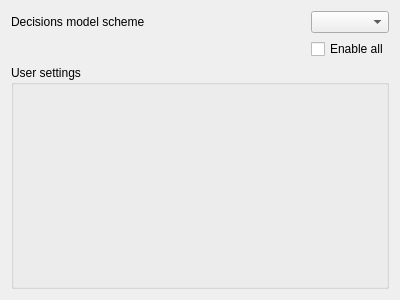
<?xml version="1.0" encoding="UTF-8"?>
<ui version="4.0">
 <class>DecisionsModelSelectorWidget</class>
 <widget class="QWidget" name="DecisionsModelSelectorWidget">
  <property name="geometry">
   <rect>
    <x>0</x>
    <y>0</y>
    <width>400</width>
    <height>300</height>
   </rect>
  </property>
  <property name="windowTitle">
   <string>Form</string>
  </property>
  <layout class="QGridLayout" name="gridLayout">
   <item row="0" column="0">
    <widget class="QLabel" name="label_4">
     <property name="text">
      <string>Decisions model scheme</string>
     </property>
    </widget>
   </item>
   <item row="0" column="2">
    <spacer name="horizontalSpacer_3">
     <property name="orientation">
      <enum>Qt::Horizontal</enum>
     </property>
     <property name="sizeHint" stdset="0">
      <size>
       <width>132</width>
       <height>21</height>
      </size>
     </property>
    </spacer>
   </item>
   <item row="2" column="0" colspan="4">
    <widget class="QGroupBox" name="userSettingsGroupBox">
     <property name="title">
      <string>User settings</string>
     </property>
    </widget>
   </item>
   <item row="0" column="3">
    <widget class="QComboBox" name="decisionsModelComboBox"/>
   </item>
   <item row="1" column="3">
    <widget class="QCheckBox" name="enableAllSchemesCheckBox">
     <property name="text">
      <string>Enable all</string>
     </property>
    </widget>
   </item>
  </layout>
 </widget>
 <resources/>
 <connections/>
</ui>
